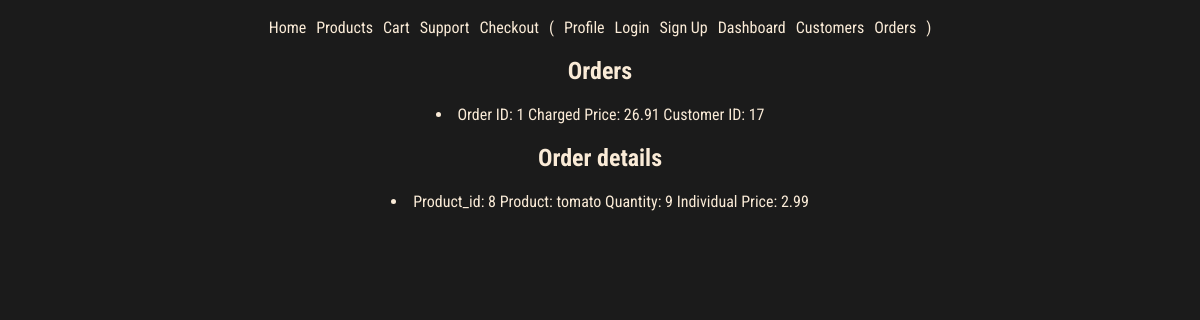
/orders/1, run on an earlier commit of the app's database.
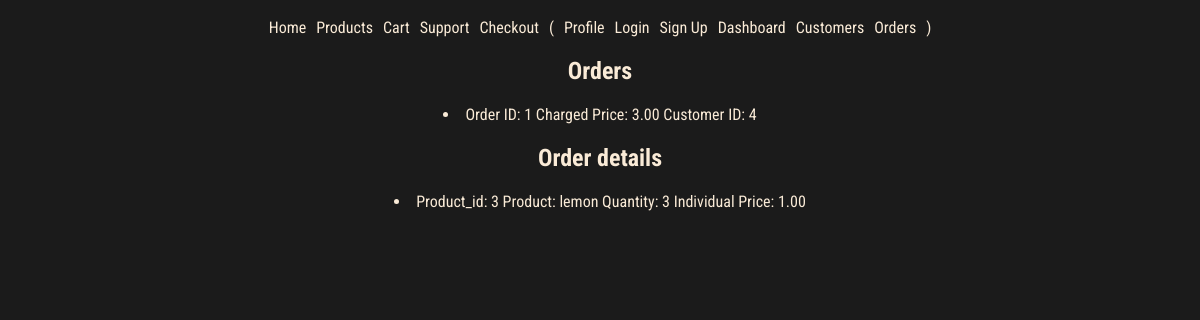
And on a later commit of the database.
### models.py (models this page shows, shortened)
class Order(db.Model):
    id = mapped_column(Integer, primary_key=True)
    user_id = mapped_column(Integer, ForeignKey(User.id), nullable=False)
    user = relationship("User", back_populates="orders")
    total = mapped_column(Numeric, nullable=False, default=0)
    item = relationship("ProductOrder", back_populates="order", cascade="all, delete-orphan")
    created = mapped_column(DateTime(timezone=True), default=datetime.now().replace(microsecond=0))
    processed = mapped_column(DateTime(timezone=True), nullable=True)
    strategy = mapped_column(String(20))  # Add a column to store the strategy used

class ProductOrder(db.Model):
    id = mapped_column(Integer, primary_key=True)
    order_id = mapped_column(Integer, ForeignKey("order.id"), nullable=False)
    product_id = mapped_column(Integer, ForeignKey("product.id"), nullable=False)
    order = relationship("Order", back_populates="item")
    product = relationship("Product", back_populates="orders")
    quantity = mapped_column(Integer, nullable=False, default=0)

class Product(db.Model):
    id = mapped_column(Integer, primary_key=True)
    name = mapped_column(String(200), nullable=False, unique=True)
    price = mapped_column(Numeric, nullable=False, default=0) # :3
    available = mapped_column(Integer, nullable=False, default=0)
    orders = relationship("ProductOrder", back_populates="product", cascade="all, delete-orphan")

### routes/orders.py (the view)
@orders_bp.route('/<int:order_id>')
def order_detail(order_id):
    order = Order.query.get_or_404(order_id)
    return render_template('pages/order_detail.html', order=order)

### templates/pages/order_detail.html
{% extends "base.html" %}
{% block content %}
<h2>Orders</h2>
<li>
    <span>Order ID: {{ order.id }}</span>
    <span>Charged Price: {{ order.total|round(2) }}</span>
    <span>Customer ID: {{ order.user_id }}</span>
</li>
<h2>Order details</h2>
{% for order in order.item %}
<li>
    <span>Product_id: {{ order.product_id }}</span>
    <span>Product: {{ order.product.name }}</span>
    <span>Quantity: {{ order.quantity }}</span>
    <span>Individual Price: {{ order.product.price|round(2) }}</span>
</li>
{% endfor %}
{% endblock %}

What changed in the data, as far as the page shows it:
changed Order id 1: total "26.91" → "3.00"; user_id "17" → "4"
changed ProductOrder: product_id "8" → "3"; product.name "tomato" → "lemon"; quantity "9" → "3"; product.price "2.99" → "1.00"
